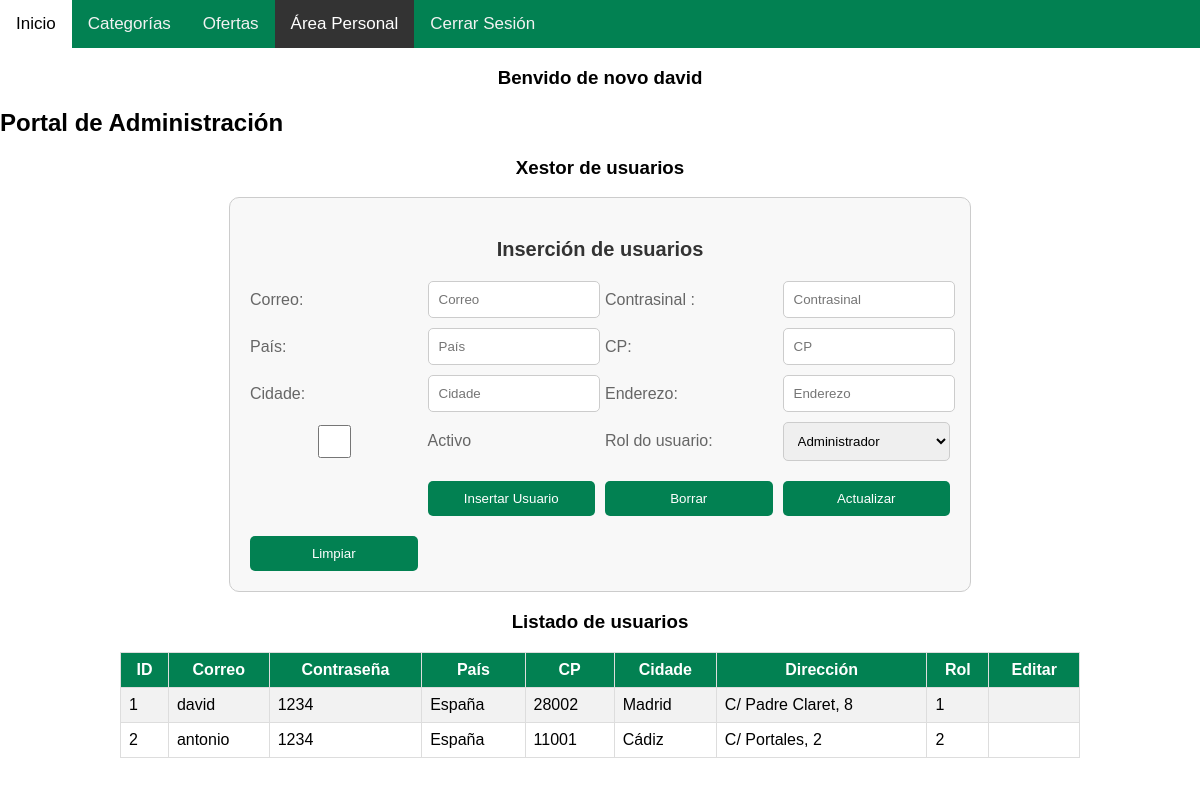
/area_personal.php (signed in), run on the app's committed database.
### tables this page shows
CREATE TABLE IF NOT EXISTS `usuario` (
  `CodUsuario` int(11) NOT NULL AUTO_INCREMENT,
  `Correo` varchar(90) NOT NULL,
  `Contrasinal` varchar(45) NOT NULL,
  `Pais` varchar(45) NOT NULL,
  `CP` int(5) DEFAULT NULL,
  `Ciudad` varchar(45) NOT NULL,
  `Enderezo` varchar(200) NOT NULL,
  `CodigoRol` INT(5) NOT NULL,
  PRIMARY KEY (`CodUsuario`),
  UNIQUE KEY `UN_USU_COR` (`Correo`),
  CONSTRAINT `usuario_ibfk_1` FOREIGN KEY (`CodigoRol`) REFERENCES `rol`(`CodigoRol`)
);

### area_personal.php (the view, shortened to what this page needs)
<?php
$correo = $_SESSION['correo'];
        $servername = "127.0.0.1";
        $username = "root";
        $password = "";
        $dbname = "pedidos";
        $conn = new mysqli($servername, $username, $password, $dbname);
        $query = "SELECT Correo, CodigoRol from usuario where Correo = '$correo'";
        $result = $conn -> query($query);
        if ($result->num_rows> 0){
                $row = $result->fetch_assoc();
                $cod_rol = $row['CodigoRol'];
?>
<!doctype html>
<html lang="es">
<head>
    <link rel="stylesheet" href="css/style.css">
</head>
<body>
    <div class="topnav">
        <a href="index.php">Inicio</a>
        <a href="categorias.php">Categorías</a>
        <a href="ofertas.php">Ofertas</a>
        <?php
        if (isset($_SESSION['correo'])) {
        echo '<a class="active" href="area_personal.php">Área Personal</a>';
        echo '<a href="pechar_sesion.php">Cerrar Sesión</a>';
        } else {
        echo '<a href="login.html">Iniciar Sesión</a>';
    }
    ?>
    </div>
    <div>
        <h3>Benvido de novo <?php echo $correo ?></h3>
    </div>
    <?php
                if ($cod_rol == 1){
                    echo "<h2>Portal de Administración</h2>";
                    echo "<h3>Xestor de usuarios</h3>";
            ?>
                <div class='form_usuario'>
                <p><strong>Inserción de usuarios</strong></p>
                <form method='post'>
                <label for='correo'>Correo: </label>
                <input type='text' placeholder='Correo' name='correo' id='correo'>
                <label for= 'contrasinal'>Contrasinal :</label>
                <input type='password' placeholder='Contrasinal' name='contrasinal' id='contrasinal'>
                <label for='pais'>País: </label>
                <input type='text' placeholder='País' name='pais' id='pais'>
                <label for='cp'>CP:</label>
                <input type='text' placeholder='CP' name='cp' id='cp'>
                <label for='cidade'>Cidade: </label>
                <input type='text' placeholder='Cidade' name='cidade' id='cidade'>
                <label for='enderezo'>Enderezo:</label>
                <input type='text' placeholder='Enderezo' name='enderezo' id='enderezo'>
                <input type='checkbox' id='activo' name='activo' value='1'>
                <label for='activo'>Activo</label>
                <label for='rol'>Rol do usuario:</label>
                <select name='rol' id='rol'>
                <option value='1'>Administrador</option>
                </select>
                <br>
                <input type='submit' value='Insertar Usuario'>
                <input type='submit' value='Borrar'>
                <input type='submit' value='Actualizar'>
                <input type='submit' value='Limpiar'>
                </form>
                </div>
                <h3>Listado de usuarios</h3>
                <div id="listado">
                    <table border='1'>
                   <tr><th>ID</th><th>Correo</th><th>Contraseña</th><th>País</th><th>CP</th><th>Cidade</th><th>Dirección</th><th>Rol</th><th>Editar</th></tr>
                  <?php
                    $queryUsuarios = "SELECT * FROM usuario";
                    $resultUsuarios = $conn->query($queryUsuarios);
                    if ($resultUsuarios->num_rows > 0) {
                        while ($rowUsuario = $resultUsuarios->fetch_assoc()) {
                            echo "<tr>";
                            echo "<td>" . htmlspecialchars($rowUsuario['CodUsuario']) . "</td>";
                            echo "<td>" . htmlspecialchars($rowUsuario['Correo']) . "</td>";
                            echo "<td>" . htmlspecialchars($rowUsuario['Contrasinal']) . "</td>";
                            echo "<td>" . htmlspecialchars($rowUsuario['Pais']) . "</td>";
                            echo "<td>" . htmlspecialchars($rowUsuario['CP']) . "</td>";
                            echo "<td>" . htmlspecialchars($rowUsuario['Ciudad']) . "</td>";
                            echo "<td>" . htmlspecialchars($rowUsuario['Enderezo']) . "</td>";
                            echo "<td>" . htmlspecialchars($rowUsuario['CodigoRol']) . "</td>";
                            echo "<td><a href=''EDITAR</td>";
                            echo "</tr>";
                        }
                    } else {
                        echo "<tr><td colspan='8'>Non hai usuarios registrados</td></tr>";
                    }
                    echo "</table>";
                echo "</div>";
                }else{
                    echo " Perfil de Usuario";
                    echo "<h3>Historial de pedidos</h3>";
                }
            }
    ?>
</body>
</html>

### css/style.css (style rules this page uses)
body { margin: 0; font-family:Arial, Helvetica, sans-serif; }
.topnav { overflow: hidden; background-color: #028152; }
.topnav a { float: left; color: #f2f2f2; text-align: center; padding: 14px 16px; text-decoration: none; font-size: 17px; }
.topnav a.active { background-color: #333; color: white; }
.body-login h1 , h3, a { text-align: center; text-decoration: none; color: black; }
.form_usuario { display: flex; flex-direction: column; align-items: center; width: 700px; margin: 0 auto; padding: 20px; border: 1px solid #ccc; border-radius: 10px; background-color: #f8f8f8; }
.form_usuario form { display: grid; grid-template-columns: repeat(4, 1fr); gap: 10px; }
.form_usuario p { text-align: center; font-size: 20px; color: #333; }
.form_usuario label { display: block; margin-top: 10px; color: #666; }
.form_usuario input[type="text"], .form_usuario input[type="password"] { width:90%; padding: 10px; border: 1px solid #ccc; border-radius: 5px; }
.form_usuario select { width: 100%; padding: 10px; border: 1px solid #ccc; border-radius: 5px; }
.form_usuario input[type="submit"] { display: block; width: 100%; padding: 10px; margin-top: 10px; border: none; border-radius: 5px; color: #fff; background-color: #028152; cursor: pointer; }
#listado { font-family: Arial, sans-serif; margin: auto; width: 80%; }
#listado table { width: 100%; border-collapse: collapse; }
#listado th { background-color: #028152; color: white; }
#listado td, #listado th { border: 1px solid #ddd; padding: 8px; }
#listado tr:nth-child(even) { background-color: #f2f2f2; }

### data on the page
usuario: CodUsuario "1", Correo "david", Contrasinal "1234", Pais "España", CP "28002", Ciudad "Madrid", Enderezo "C/ Padre Claret, 8", CodigoRol "1"
usuario: CodUsuario "2", Correo "antonio", Contrasinal "1234", Pais "España", CP "11001", Ciudad "Cádiz", Enderezo "C/ Portales, 2", CodigoRol "2"

### other printed values
$correo "david"
